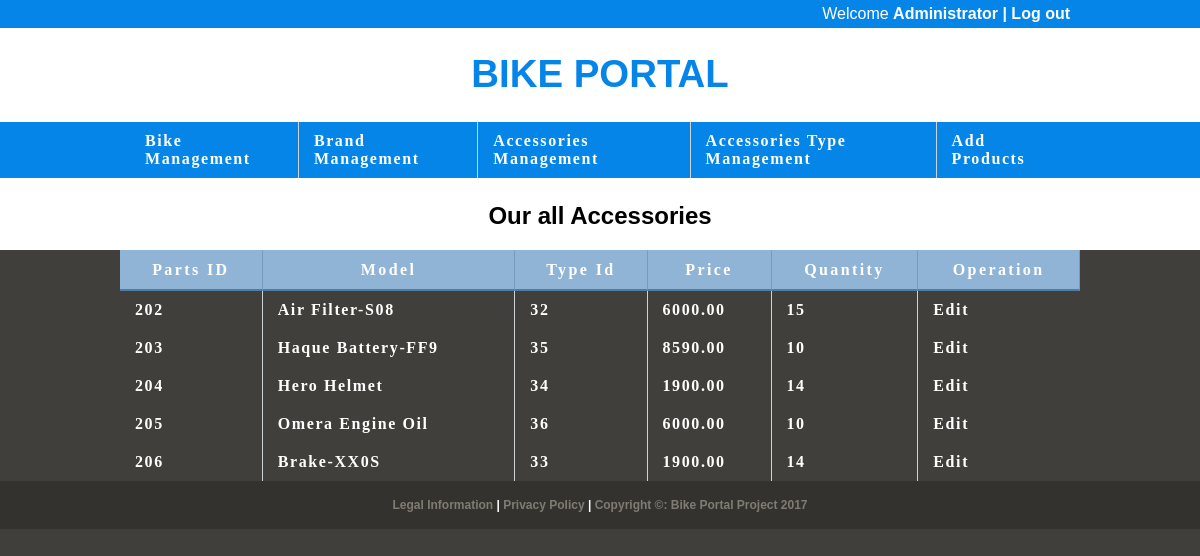
Screenshot of /admin/partsMgm.php (signed in) with the database file from the repository.
### tables this page shows
CREATE TABLE `parts` (
  `id` int(11) NOT NULL,
  `type_id` int(11) NOT NULL,
  `model` varchar(50) NOT NULL,
  `price` float(6,2) NOT NULL,
  `quantity` int(4) NOT NULL,
  `status` int(11) NOT NULL DEFAULT '0',
  `imgurl` varchar(100) DEFAULT NULL
);

### admin/include/db_bike.php (called while the page is built)
<?php
function getBikeFromDB($sql){
	$conn = mysqli_connect("localhost", "root", "","bike_portal");
	$result = mysqli_query($conn, $sql)or die(mysqli_error($conn));
	$arr=array();
	while($row = mysqli_fetch_assoc($result)) {
		$arr[]=$row;
	}
	return json_encode($arr);
	return $arr;
}
?>

### admin/partsMgm.php (the view, shortened to what this page needs)
<!DOCTYPE html>
<html>
	<head>
		<link rel="stylesheet" type="text/css" href="css/960_12_col.css"/>
		<link rel="stylesheet" type="text/css" href="css/index3.css"/>
	</head>
	<body>
	<?php
	if(!isset($_SESSION["pass"])){
	header("location: http://localhost/bike/adminLogin.php") ;
}
	else {
require("include/db_bike.php");
$ar=getBikeFromDB("select * from parts where status = '0' ");
$jsn=json_decode($ar,true);
?>
		<div class="header">
			<div class="container_12">
				<div class="nav grid_7">
					Welcome <b> Administrator |  <b>
					<a href="adminLogout.php">Log out</a>
				</div>
			</div>
		</div>
		<div class="top1">
			<div class="container_12">
				<div class="grid_12">
					<h1><b>BIKE PORTAL</b></h1>
				</div>
			</div>
		</div>
		<div class="header">
			<div class="container_12">
				<div class="grid_12">
					<table>
						<tr>
							<td><a href="adminPage.php">Bike Management</a></td>
							<td><a href="brandMgm.php">Brand Management</a></td>
							<td><a href="partsMgm.php">Accessories Management</a></td>
							<td><a href="typeMgm.php">Accessories Type Management</a></td>
							<td class="last"><a href="add.php">Add Products</a></td>
						</tr>
					</table>
				</div>
			</div>
		</div>
		<div class="top1">
			<div class="container_12">
				<div class="grid_12">
					<h2 class="tag"><b>Our all Accessories</b></h2>
				</div>
			</div>
		</div>
		<div class="container_12">
			<table width="100%" border="0" cellspacing="0" cellpadding="0">
			<tr class="head">
				<th>Parts ID</th>
				<th>Model</th>
				<th>Type Id</th>
				<th>Price</th>
				<th>Quantity</th>
				<th>Operation</th>
			</tr>
			<?php foreach($jsn as $v){ ?>
			<tr>
				<td><?php echo $v["id"];?></td>
				<td><?php echo $v["model"];?></td>
				<td><?php echo $v["type_id"];?></td>
				<td><?php echo $v["price"];?></td>
				<td><?php echo $v["quantity"];?></td>
				<td class="last"><a href="editParts.php?id=<?php echo $v["id"];?>">Edit</a></td>
			</tr>
		<?php } ?>
			</table>
		</div>
		<div class="footer clearfix">
			<div class="container_12">
				<p class="grid_12"><a href="#">Legal Information</a> | <a href="#">Privacy Policy</a> | <a href="#">Copyright &copy: Bike Portal Project 2017</a></p>
			</div>
		</div>
	</body>
</html>
<?php } ?>

### admin/css/960_12_col.css (style rules this page uses)
body { min-width: 960px; }
.container_12 { margin-left: auto; margin-right: auto; width: 960px; }
.grid_1, .grid_2, .grid_3, .grid_4, .grid_5, .grid_6, .grid_7, .grid_8, .grid_9, .grid_10, .grid_11, .grid_12 { display: inline; float: left; margin-left: 10px; margin-right: 10px; }
.container_12 .grid_7 { width: 540px; }
.container_12 .grid_12 { width: 940px; }
.clearfix:before, .clearfix:after, .container_12:before, .container_12:after { content: '.'; display: block; overflow: hidden; visibility: hidden; font-size: 0; line-height: 0; width: 0; height: 0; }
.clearfix:after, .container_12:after { clear: both; }
.clearfix, .container_12 { zoom: 1; }

### admin/css/index3.css (style rules this page uses)
body { color:#fff; background:#413f3b; font-family:georgia,"times new roman",times,serif; font-size:100%; margin:0px; text-align:center; }
a { color:#ffffff; text-decoration:none; }
.header { background:#0685E9; padding:0px 0px 0px 0px; float: left; margin-top:0px; width:100%; height:50%; z-index:50; position:static; }
.top1 { background:#ffffff; color: #0685E9; padding:0px 0px 0px 0px; float: left; margin-top:0px; width:100%; height:100%; position:static; }
.nav { float:right; font-family:quicksandbook,helvetica,arial,sans-serif; padding:5px 0px 5px 0px; text-align:right; }
h1,h2 { font-family:quicksandbook,helvetica,arial,sans-serif; font-weight:normal; }
h1 { font-size:240%; margin-top:24px; }
.tag { margin-top:24px; color:#000000; }
.footer { clear:both; padding:5px 10px; background:rgba(0,0,0,0.2); }
.footer p { font-family:helvetica,arial,sans-serif; font-size:75%; text-align:center; }
.footer a { color:#807c72; }
table { border-spacing:0px; }
th,td { padding:10px 15px 10px 15px; text-align:left; border-right:1px solid #cbd2d8; letter-spacing:0.1em; font-size:100%; margin:0px; border-spacing:0px; }
td.last { border-right:0px solid #ffffff; }
tr.head th { color:#fff; background-color:#90b4d6; border-bottom:2px solid #547ca0; border-top:1px solid #90b4d6; border-right:1px solid #749abe; text-align:center; text-shadow:-1pz -1px 1px #fff; letter-spacing:0.15em; }

### rows the page displays
parts: id "202", model "Air Filter-S08", type "32", price "6000.00", quantity "15"
parts: id "203", model "Haque Battery-FF9", type "35", price "8590.00", quantity "10"
parts: id "204", model "Hero Helmet", type "34", price "1900.00", quantity "14"
parts: id "205", model "Omera Engine Oil", type "36", price "6000.00", quantity "10"
parts: id "206", model "Brake-XX0S", type "33", price "1900.00", quantity "14"
